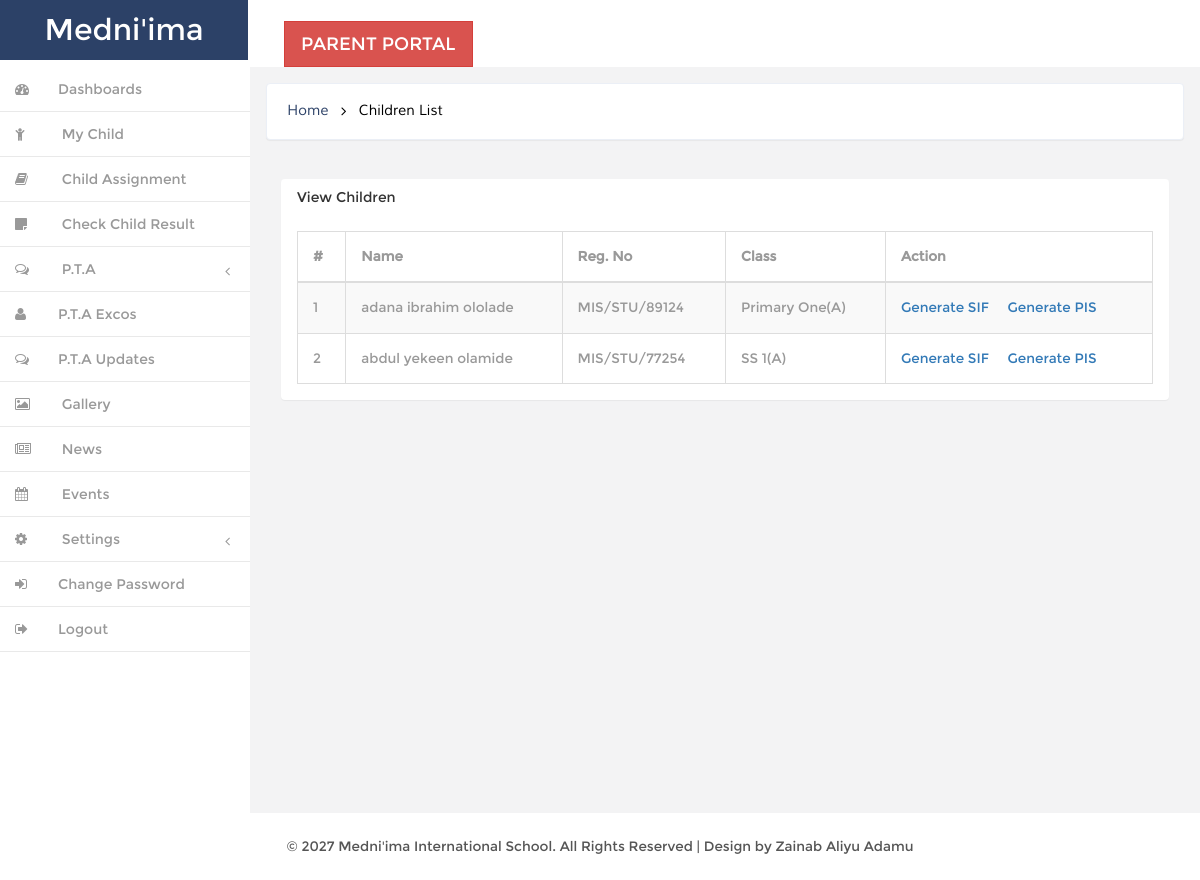
The page /parent/list-children.php (signed in) on the database its author committed.
### tables this page shows
CREATE TABLE IF NOT EXISTS `tblstudents` (
  `StudentId` int(11) NOT NULL,
  `StudentName` varchar(100) NOT NULL,
  `RollId` varchar(100) NOT NULL,
  `password` text NOT NULL,
  `StudentEmail` varchar(100) NOT NULL,
  `Gender` varchar(10) NOT NULL,
  `photo` text NOT NULL,
  `DOB` varchar(100) NOT NULL,
  `ClassId` int(11) NOT NULL,
  `parent_id` int(11) NOT NULL,
  `address` text NOT NULL,
  `state` varchar(200) NOT NULL,
  `LGA` varchar(200) NOT NULL,
  `town` varchar(200) NOT NULL,
  `sport_house` varchar(200) NOT NULL,
  `fee_payment_status` enum('0','1') NOT NULL DEFAULT '0',
  `F_school_name` text NOT NULL,
  `F_school_address` text NOT NULL,
  `F_school_date` date NOT NULL,
  `RegDate` timestamp NOT NULL DEFAULT CURRENT_TIMESTAMP,
  `UpdationDate` timestamp NULL DEFAULT NULL ON UPDATE CURRENT_TIMESTAMP,
  `Status` int(1) NOT NULL
);

CREATE TABLE IF NOT EXISTS `tblclasses` (
  `id` int(11) NOT NULL,
  `ClassName` varchar(80) DEFAULT NULL,
  `ClassNameNumeric` enum('1','2','3') NOT NULL,
  `Section` varchar(5) NOT NULL,
  `CreationDate` timestamp NOT NULL DEFAULT CURRENT_TIMESTAMP,
  `UpdationDate` timestamp NOT NULL DEFAULT '0000-00-00 00:00:00' ON UPDATE CURRENT_TIMESTAMP
);

### controller/header.php (called while the page is built, shortened)
<?php
require_once __DIR__ . '/config.php';
if(($db=="" || $db->connect_error))
{
    header("Location: /installation/");
}
else{
include __DIR__ . '/func.php';
$iSMartFUN = new Ismart_Controller($db);
}
?>

### parent/engine/tophead.php (called while the page is built, shortened)
<?php
if($_SESSION['plogin'] == ""){
ob_end_clean();
		$url=''.SITE_URL.'login';
        header("Location: $url");
        exit();
}else{
$get_parent_condition['where'] = array('id' =>$_SESSION['plogin']);
$get_parent_condition['return_type'] = 'single';
$parent_datail = $iSMartFUN->getTRows('tblparent',$get_parent_condition);
}
?>

### controller/func.php (called while the page is built, shortened)
<?php
class Ismart_Controller {
	var $db;
	function __construct($db){
		$this->db = $db;
            	}
public function getTRows($table,$conditions = array()){
		$sql = 'SELECT ';
		$sql .= array_key_exists("select",$conditions)?$conditions['select']:'*';
		$sql .= ' FROM '.$table;
		if(array_key_exists("where",$conditions)){
			$sql .= ' WHERE ';
			$i = 0;
			foreach($conditions['where'] as $key => $value){
				$pre = ($i > 0)?' AND ':'';
				$sql .= $pre.$key." = '".$value."'";
				$i++;
			}
		}
		$result = $this->db->query($sql);
		if(array_key_exists("return_type",$conditions) && $conditions['return_type'] != 'all'){
			switch($conditions['return_type']){
				case 'single':
					$data = $result->fetch_object();
					break;
			}
		}else{
			if($result->num_rows > 0){
				while($row = $result->fetch_object()){
					$data[] = $row;
				}
			}
		}
		return !empty($data)?$data:false;
	}
}
?>

### parent/list-children.php (the view, shortened to what this page needs)
<?php
include ("engine/header.php");
include ("engine/tophead.php");
?>
		    <div class="banner">
		    	<h2>
			<a href="index.php">Home</a>
			<i class="fa fa-angle-right"></i>
				<span>Children List</span>
				</h2>
		    </div>
 	 <br>
    <div class="blank">
        <div class="main-wrapper">
            <div class="content-wrapper">
                <div class="content-container">
                    <div class="main-page">
                        <section class="section">
                            <div class="container-fluid">
                                <div class="row">
                                    <div class="col-md-12">
                                        <div class="panel">
                                            <div class="panel-heading">
                                                <div class="panel-title">
                                                    <h5>View Children</h5>
                                                </div>
                                            </div>
                                            <div class="panel-body p-20">
                                                <table id="example" class="display table table-striped table-bordered" cellspacing="0" width="100%">
                                                    <thead>
                                                        <tr>
                                                            <th>#</th>
                                                            <th>Name</th>
                                                            <th>Reg. No</th>
                                                            <th>Class</th>
                                                            <th>Action</th>
                                                        </tr>
                                                    </thead>
                                                    <tbody>
<?php
$query = $db->query("SELECT tblstudents.StudentName,tblstudents.RollId,tblstudents.parent_id,tblstudents.RegDate,tblstudents.StudentId,tblstudents.Status,tblclasses.ClassName,tblclasses.Section from tblstudents join tblclasses on tblclasses.id=tblstudents.ClassId where tblstudents.parent_id ='$parent_datail->id'");
if($query->num_rows > 0)
{
$cnt=1;
while($result = $query->fetch_object())
{   ?>
<tr>
 <td><?php echo htmlentities($cnt);?></td>
                                                            <td><?php echo htmlentities($result->StudentName);?></td>
                                                            <td><?php echo htmlentities($result->RollId);?></td>
                                                            <td><?php echo htmlentities($result->ClassName);?>(<?php echo htmlentities($result->Section);?>)</td>
<td>
<a href="generate-sif.php?cid=<?php echo htmlentities($result->StudentId);?>">Generate SIF</a> &nbsp;&nbsp;&nbsp;
<a href="generate-pis.php?cid=<?php echo htmlentities($result->StudentId);?>">Generate PIS</a>
</td>
</tr>
<?php $cnt=$cnt+1;}} ?>
                                                    </tbody>
                                                </table>
                                            </div>
                                        </div>
                                    </div>
                                                </div>
                                            </div>
                                        </div>
                                    </div>
                                </div>
                            </div>
                    </div>
                </div>
            </div>
        </div>

### res/css/style.css (style rules this page uses)
h4, h5, h6, h1, h2, h3 { margin: 0; }
ul, ol { margin: 0;padding: 0; }
p { margin: 0; }
html, body { font-family:'Montserrat-Regular'; font-size: 100%; background:#F3F3F4; overflow-x: hidden; }
body a { transition:0.5s all; -webkit-transition:0.5s all; -moz-transition:0.5s all; -o-transition:0.5s all; -ms-transition:0.5s all; }
div#wrapper { background-color: #fff; }
.navbar-default.sidebar { background-color: #fff; }
h1 a.navbar-brand { color: #fff !important; font-size: 30px; font-weight: 500; padding: 20px 0px; background: #2c4167; text-align: center; width:248px; height: 60px; }
i.nav_icon { color: #fff; margin-right:6px; }
.sidebar ul li a { color: #999; font-size:14px; }
.hvr-bounce-to-right { display: inline-block; vertical-align: middle; -webkit-transform: translateZ(0); transform: translateZ(0); box-shadow: 0 0 1px rgba(0, 0, 0, 0); -webkit-backface-visibility: hidden; backface-visibility: hidden; -moz-osx-font-smoothing: grayscale; position: relative; -webkit-transition-property: color; transition-property: color; -webkit-transition-duration: 0.5s; transition-duration: 0.5s; }
.hvr-bounce-to-right:before { content: ""; position: absolute; z-index: -1; top: 0; left: 0; right: 80%; bottom: 0; background:#7f8c8d; -webkit-transform: scaleX(0); transform: scaleX(0); -webkit-transform-origin: 0 50%; transform-origin: 0 50%; -webkit-transition-property: transform; transition-property: transform; -webkit-transition-duration: 0.5s; transition-duration: 0.5s; -webkit-transition-timing-function: ease-out; transition-timing-function: ease-out; }
.nav > li > a { color: #999; font-weight:500; padding: 0px 20px 0px 0px; font-size: 0.85em; border-bottom: 1px solid #E9E9E9; }
.nav > li > a i { margin-right: 14px; }
i.nav_icon { color: #999; padding: 15px; width: 44px; height: 44px; }
span.fa.arrow { margin-top: 17px; }
@media (min-width: 768px) { #page-wrapper { position: inherit; margin: 0 0 0 240px; min-height: 1000px; } }
.content-main { background-color: #F3F3F4; padding-top: 1em; }
.full-top { float:left; }
.border-bottom { background-color: #fff; }
.full-left { float: left; width: 40%; margin-left: 3%; margin-top: 1.3em; }
.banner { background: #fff; display: block; margin: 0em 1em ; padding:1em; border: 1px solid #ebeff6; border-color: #ebeff6; border-radius: 4px; -webkit-border-radius: 4px; -o-border-radius: 4px; -moz-border-radius: 4px; -ms-border-radius: 4px; -webkit-box-shadow: 0 1px 1px rgba(0,0,0,.05); box-shadow: 0 1px 1px rgba(0,0,0,.05); }
.banner h2 { font-size:0.9em; }
.banner h2 a { color:#2c4167; text-decoration:none; font-family: 'Muli-Regular'; padding:0.3em ; }
.banner h2 span { color:#000; font-family: 'Muli-Regular'; padding:0.3em ; }
.banner h2 i { color:#000; vertical-align:middle; padding:0.3em ; }
.blank { padding: 1em; min-height: 650px; }
.btn { border-radius: 0px; outline: none; }
.table td, .table>tbody>tr>td, .table>tbody>tr>th, .table>tfoot>tr>td, .table>tfoot>tr>th, .table>thead>tr>td, .table>thead>tr>th { padding: 15px !important; font-size: 0.85em; color: #999; border-top: none !important; }
.table { margin-bottom: 0; }
.copy { background:#fff; text-align:center; padding:1.5em 0; }
.copy p, .copy-right p { font-size:0.85em; color:#555; }

### res/css/custom.css (style rules this page uses)
#wrapper { width: 100%; }
#page-wrapper { min-height: 568px; }
@media (min-width:768px) { #page-wrapper { position: inherit; margin: 0 0 0 250px; } }
.sidebar .sidebar-nav.navbar-collapse { padding-right: 0; padding-left: 0; }
.sidebar .arrow { float: right; }
.sidebar .fa.arrow:before { content: "\f104"; }
.sidebar .nav-second-level li, .sidebar .nav-third-level li { border-bottom: 0!important; }
@media (min-width:768px) { .sidebar { z-index: 1; position: absolute; width: 250px; } }

### rows shown on the page
tblstudents: StudentName "adana ibrahim ololade", RollId "MIS/STU/89124", ClassId.ClassName "Primary One", ClassId.Section "A"
tblstudents: StudentName "abdul yekeen olamide", RollId "MIS/STU/77254", ClassId.ClassName "SS 1", ClassId.Section "A"
